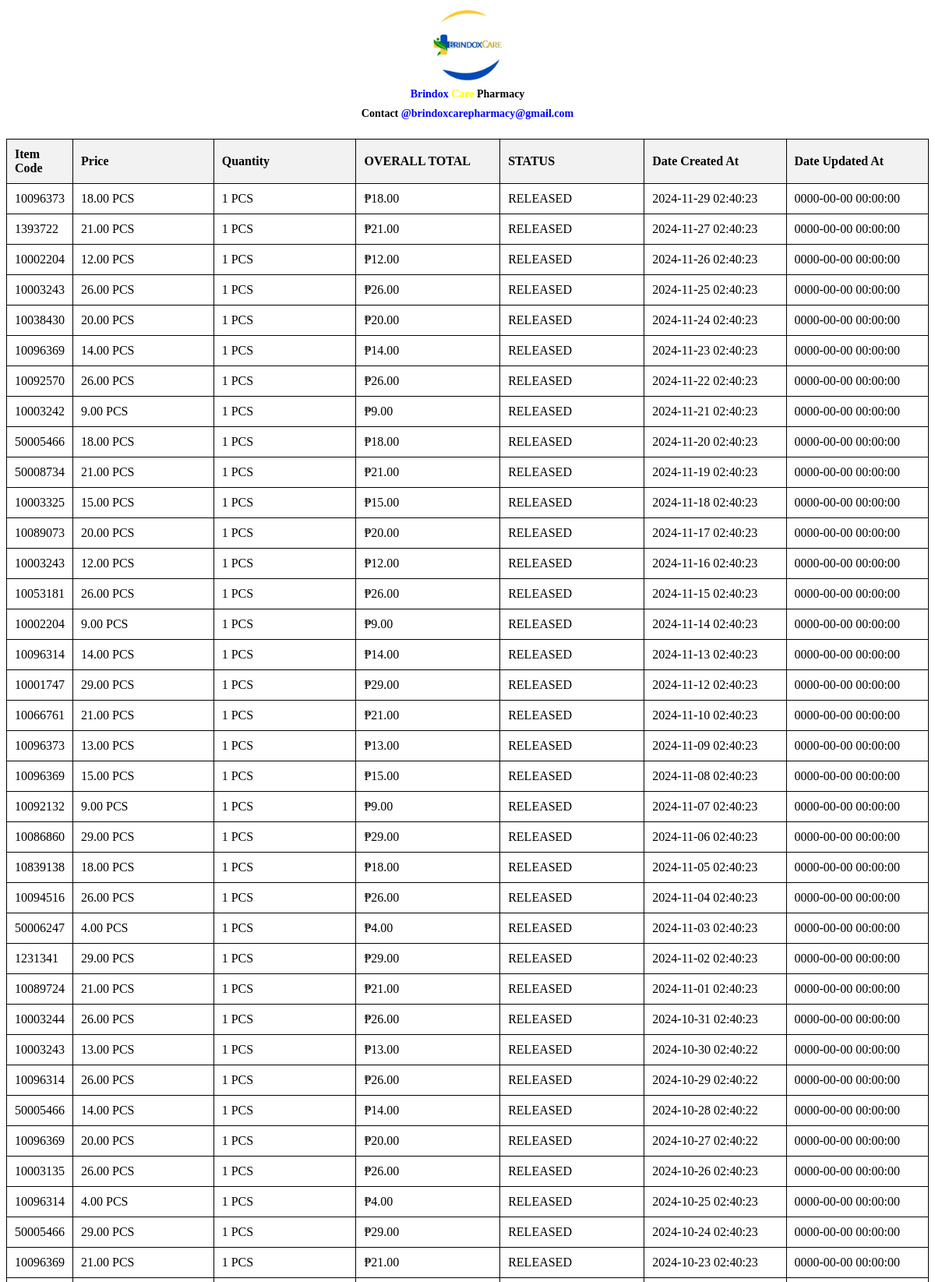
The page /getdata/sales_data_query.php (signed in, upper part) on the database its author committed.
### tables this page shows
CREATE TABLE `sale` (
  `sa_id` int(222) NOT NULL AUTO_INCREMENT PRIMARY KEY,
  `pr_id` int(222) NOT NULL,
  `sales_code` varchar(222) NOT NULL,
  `item_code` varchar(222) NOT NULL,
  `sell_price` decimal(10,2) DEFAULT NULL,
  `quantity` int(222) NOT NULL,
  `total`    decimal(10,2) DEFAULT NULL,
  `full_name` varchar(222) NOT NULL,
  `id_number` varchar(222) NOT NULL,
  `address` varchar(222) NOT NULL,
  `discount` varchar(222) NOT NULL,
  `status` varchar(222) NOT NULL,
  `created_by` int(222) NOT NULL,
  `updated_by` int(222) NOT NULL,
  `date_created_at` datetime NOT NULL,
  `date_updated_at` datetime NOT NULL
);

CREATE TABLE `product` (
  `pr_id` int(222) NOT NULL AUTO_INCREMENT PRIMARY KEY,
  `item_code` varchar(222) NOT NULL,
  `description` mediumtext NOT NULL,
  `category` varchar(222) NOT NULL,
  `batch_no` varchar(222) NOT NULL,
  `lot_no` varchar(222) NOT NULL,
  `brand` varchar(222) NOT NULL,
  `material_cost` decimal(10,2) DEFAULT NULL,
  `sell_price` decimal(10,2) DEFAULT NULL,
  `manufacturing_date` date NOT NULL,
  `image` varchar(222) NOT NULL,
  `p_quantity` int(222) NOT NULL,
  `expiration_date` date DEFAULT NULL,
  `created_by` int(222) NOT NULL,
  `updated_by` int(222) NOT NULL,
  `notification` varchar(222) NOT NULL,
  `date_created_at` datetime NOT NULL,
  `date_updated_at` datetime NOT NULL
);

### getdata/sales_data_query.php (the view, shortened to what this page needs)
<!DOCTYPE html>
<html lang="en">
<head>
</head>
<body>
    <div style="display: flex;justify-content: center;align-items: center;flex-direction: column;height: 100%; text-align: center;left: 25px;">
        <img src="../assets/images/default_images/brindox.png" width='100' height='100' style="border-radius: 50%; border: 0; object-fit: cover;" />
        <h1 style="margin: 0; padding: 0; line-height: 1.8; font-size: 14px; color: blue;">
            Brindox <span style="color: yellow;">Care</span> <span style="color: black;">Pharmacy</span>
        </h1>
        <h1 style="margin: 0;padding: 0;line-height: 1.8;font-size: 14px;color: blue;">
            <span style="color: black;">Contact</span> @brindoxcarepharmacy@gmail.com
        </h1>
    </div>
    <table>
        <thead style="justify-content: center;align-items: center;flex-direction: column;">
            <tr>
                <th>Item Code</th>
                <th>Price</th>
                <th>Quantity</th>
                <th>OVERALL TOTAL</th>
                <th>STATUS</th>
                <th>Date Created At</th>
                <th>Date Updated At</th>
            </tr>
        </thead>
        <tbody>
            <?php
            include '../config/connect.php';
            $product_list_query = "SELECT s.sa_id, p.pr_id as pr_id, p.item_code as item_code, p.category,  p.image, s.sales_code,s.pr_id, s.sell_price, s.quantity, SUM(s.quantity) AS total_quantity,  s.total, SUM(s.total) AS total_orders, s.status, s.date_created_at, s.date_updated_at
    FROM product p LEFT JOIN sale s ON p.pr_id = s.pr_id WHERE sa_id != '' GROUP BY s.sales_code ORDER BY s.date_created_at DESC;";
            $product_list_result = mysqli_query($conn, $product_list_query);
            if (mysqli_num_rows($product_list_result) > 0) {
                while ($product = mysqli_fetch_array($product_list_result)) {
            ?>
                    <tr>
                        <td>
                            <?php
                            $item_code_list_query = "SELECT s.sa_id, p.pr_id as pr_id, p.item_code as item_code,
                         p.category,  p.image, s.pr_id, s.sell_price, s.status,
                        s.date_created_at, s.date_updated_at
                        FROM product p LEFT JOIN sale s ON p.pr_id = s.pr_id WHERE s.sales_code = '" . $product["sales_code"] . "' ORDER BY s.sales_code DESC";
                            $item_code_list_result = mysqli_query($conn, $item_code_list_query);
                            if (mysqli_num_rows($item_code_list_result) > 0) {
                                while ($item = mysqli_fetch_array($item_code_list_result)) { ?>
                                    <?php echo $item["item_code"] ?>
                            <?php   }
                            }
                            ?>
                        </td>
                        <td style="align-items: center; width: 175px;"><?= "₱" . $product["sell_price"] ? $product["sell_price"] : '' ?> PCS </td>
                        <td style="align-items: center; width: 175px;"><?= $product["total_quantity"] ? $product["total_quantity"] : '' ?> PCS </td>
                        <td style="align-items: center; width: 175px;"><?= "₱" . $product["total_orders"] ?></td>
                        <td style="align-items: center; width: 175px;"><?= $product["status"] ? $product["status"] : $product["status"]  ?></td>
                        <td style="align-items: center; width: 175px;"><?= $product["date_created_at"] ? $product["date_created_at"] : '0000-00-00 00:00:00' ?></td>
                        <td style="align-items: center; width: 175px;"><?= $product["date_updated_at"] ? $product["date_updated_at"] : '0000-00-00 00:00:00' ?></td>
                    </tr>
            <?php
                }
            }
            ?>
        </tbody>
    </table>
</body>
</html>

### getdata/sales_data_query.php (style rules this page uses)
table { width: 100%; border-collapse: collapse; margin-top: 20px; }
table, th, td { border: 1px solid black; padding: 10px; text-align: left; }
th { background-color: #f2f2f2; }

### rows shown on the page
sale: pr.item_code "10096373", sell_price "18.00", total_quantity "1", total_orders "18.00", status "RELEASED", date_created_at "2024-11-29 02:40:23", date_updated_at "0000-00-00 00:00:00"
sale: pr.item_code "1393722", sell_price "21.00", total_quantity "1", total_orders "21.00", status "RELEASED", date_created_at "2024-11-27 02:40:23", date_updated_at "0000-00-00 00:00:00"
sale: pr.item_code "10002204", sell_price "12.00", total_quantity "1", total_orders "12.00", status "RELEASED", date_created_at "2024-11-26 02:40:23", date_updated_at "0000-00-00 00:00:00"
sale: pr.item_code "10003243", sell_price "26.00", total_quantity "1", total_orders "26.00", status "RELEASED", date_created_at "2024-11-25 02:40:23", date_updated_at "0000-00-00 00:00:00"
sale: pr.item_code "10038430", sell_price "20.00", total_quantity "1", total_orders "20.00", status "RELEASED", date_created_at "2024-11-24 02:40:23", date_updated_at "0000-00-00 00:00:00"
sale: pr.item_code "10096369", sell_price "14.00", total_quantity "1", total_orders "14.00", status "RELEASED", date_created_at "2024-11-23 02:40:23", date_updated_at "0000-00-00 00:00:00"
sale: pr.item_code "10092570", sell_price "26.00", total_quantity "1", total_orders "26.00", status "RELEASED", date_created_at "2024-11-22 02:40:23", date_updated_at "0000-00-00 00:00:00"
sale: pr.item_code "10003242", sell_price "9.00", total_quantity "1", total_orders "9.00", status "RELEASED", date_created_at "2024-11-21 02:40:23", date_updated_at "0000-00-00 00:00:00"
sale: pr.item_code "50005466", sell_price "18.00", total_quantity "1", total_orders "18.00", status "RELEASED", date_created_at "2024-11-20 02:40:23", date_updated_at "0000-00-00 00:00:00"
sale: pr.item_code "50008734", sell_price "21.00", total_quantity "1", total_orders "21.00", status "RELEASED", date_created_at "2024-11-19 02:40:23", date_updated_at "0000-00-00 00:00:00"
sale: pr.item_code "10003325", sell_price "15.00", total_quantity "1", total_orders "15.00", status "RELEASED", date_created_at "2024-11-18 02:40:23", date_updated_at "0000-00-00 00:00:00"
sale: pr.item_code "10089073", sell_price "20.00", total_quantity "1", total_orders "20.00", status "RELEASED", date_created_at "2024-11-17 02:40:23", date_updated_at "0000-00-00 00:00:00"
sale: pr.item_code "10003243", sell_price "12.00", total_quantity "1", total_orders "12.00", status "RELEASED", date_created_at "2024-11-16 02:40:23", date_updated_at "0000-00-00 00:00:00"
sale: pr.item_code "10053181", sell_price "26.00", total_quantity "1", total_orders "26.00", status "RELEASED", date_created_at "2024-11-15 02:40:23", date_updated_at "0000-00-00 00:00:00"
sale: pr.item_code "10002204", sell_price "9.00", total_quantity "1", total_orders "9.00", status "RELEASED", date_created_at "2024-11-14 02:40:23", date_updated_at "0000-00-00 00:00:00"
sale: pr.item_code "10096314", sell_price "14.00", total_quantity "1", total_orders "14.00", status "RELEASED", date_created_at "2024-11-13 02:40:23", date_updated_at "0000-00-00 00:00:00"
sale: pr.item_code "10001747", sell_price "29.00", total_quantity "1", total_orders "29.00", status "RELEASED", date_created_at "2024-11-12 02:40:23", date_updated_at "0000-00-00 00:00:00"
sale: pr.item_code "10066761", sell_price "21.00", total_quantity "1", total_orders "21.00", status "RELEASED", date_created_at "2024-11-10 02:40:23", date_updated_at "0000-00-00 00:00:00"
sale: pr.item_code "10096373", sell_price "13.00", total_quantity "1", total_orders "13.00", status "RELEASED", date_created_at "2024-11-09 02:40:23", date_updated_at "0000-00-00 00:00:00"
sale: pr.item_code "10096369", sell_price "15.00", total_quantity "1", total_orders "15.00", status "RELEASED", date_created_at "2024-11-08 02:40:23", date_updated_at "0000-00-00 00:00:00"
sale: pr.item_code "10092132", sell_price "9.00", total_quantity "1", total_orders "9.00", status "RELEASED", date_created_at "2024-11-07 02:40:23", date_updated_at "0000-00-00 00:00:00"
sale: pr.item_code "10086860", sell_price "29.00", total_quantity "1", total_orders "29.00", status "RELEASED", date_created_at "2024-11-06 02:40:23", date_updated_at "0000-00-00 00:00:00"
sale: pr.item_code "10839138", sell_price "18.00", total_quantity "1", total_orders "18.00", status "RELEASED", date_created_at "2024-11-05 02:40:23", date_updated_at "0000-00-00 00:00:00"
sale: pr.item_code "10094516", sell_price "26.00", total_quantity "1", total_orders "26.00", status "RELEASED", date_created_at "2024-11-04 02:40:23", date_updated_at "0000-00-00 00:00:00"
sale: pr.item_code "50006247", sell_price "4.00", total_quantity "1", total_orders "4.00", status "RELEASED", date_created_at "2024-11-03 02:40:23", date_updated_at "0000-00-00 00:00:00"
sale: pr.item_code "1231341", sell_price "29.00", total_quantity "1", total_orders "29.00", status "RELEASED", date_created_at "2024-11-02 02:40:23", date_updated_at "0000-00-00 00:00:00"
sale: pr.item_code "10089724", sell_price "21.00", total_quantity "1", total_orders "21.00", status "RELEASED", date_created_at "2024-11-01 02:40:23", date_updated_at "0000-00-00 00:00:00"
sale: pr.item_code "10003244", sell_price "26.00", total_quantity "1", total_orders "26.00", status "RELEASED", date_created_at "2024-10-31 02:40:23", date_updated_at "0000-00-00 00:00:00"
sale: pr.item_code "10003243", sell_price "13.00", total_quantity "1", total_orders "13.00", status "RELEASED", date_created_at "2024-10-30 02:40:22", date_updated_at "0000-00-00 00:00:00"
sale: pr.item_code "10096314", sell_price "26.00", total_quantity "1", total_orders "26.00", status "RELEASED", date_created_at "2024-10-29 02:40:22", date_updated_at "0000-00-00 00:00:00"
sale: pr.item_code "50005466", sell_price "14.00", total_quantity "1", total_orders "14.00", status "RELEASED", date_created_at "2024-10-28 02:40:22", date_updated_at "0000-00-00 00:00:00"
sale: pr.item_code "10096369", sell_price "20.00", total_quantity "1", total_orders "20.00", status "RELEASED", date_created_at "2024-10-27 02:40:22", date_updated_at "0000-00-00 00:00:00"
sale: pr.item_code "10003135", sell_price "26.00", total_quantity "1", total_orders "26.00", status "RELEASED", date_created_at "2024-10-26 02:40:23", date_updated_at "0000-00-00 00:00:00"
sale: pr.item_code "10096314", sell_price "4.00", total_quantity "1", total_orders "4.00", status "RELEASED", date_created_at "2024-10-25 02:40:23", date_updated_at "0000-00-00 00:00:00"
sale: pr.item_code "50005466", sell_price "29.00", total_quantity "1", total_orders "29.00", status "RELEASED", date_created_at "2024-10-24 02:40:23", date_updated_at "0000-00-00 00:00:00"
sale: pr.item_code "10096369", sell_price "21.00", total_quantity "1", total_orders "21.00", status "RELEASED", date_created_at "2024-10-23 02:40:23", date_updated_at "0000-00-00 00:00:00"
